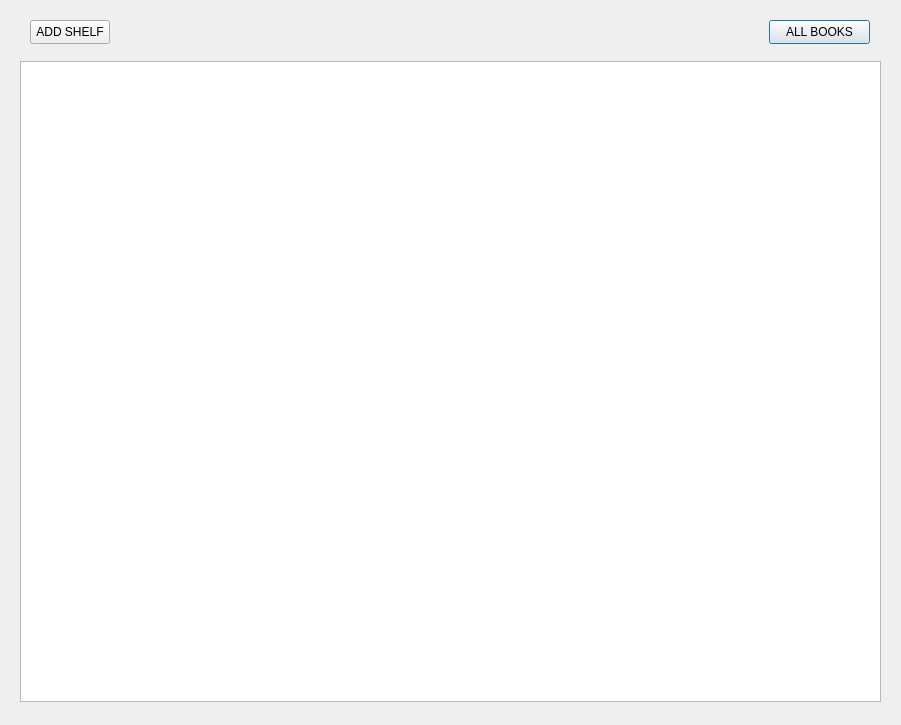
<?xml version="1.0" encoding="UTF-8"?>
<ui version="4.0">
 <class>ShelvesList</class>
 <widget class="QDialog" name="ShelvesList">
  <property name="geometry">
   <rect>
    <x>0</x>
    <y>0</y>
    <width>901</width>
    <height>725</height>
   </rect>
  </property>
  <property name="windowTitle">
   <string>Dialog</string>
  </property>
  <widget class="QPushButton" name="exitButton">
   <property name="geometry">
    <rect>
     <x>769</x>
     <y>20</y>
     <width>101</width>
     <height>24</height>
    </rect>
   </property>
   <property name="text">
    <string>ALL BOOKS</string>
   </property>
  </widget>
  <widget class="QPushButton" name="addShelfBtn">
   <property name="geometry">
    <rect>
     <x>30</x>
     <y>20</y>
     <width>80</width>
     <height>24</height>
    </rect>
   </property>
   <property name="text">
    <string>ADD SHELF</string>
   </property>
  </widget>
  <widget class="QListWidget" name="listWidget">
   <property name="geometry">
    <rect>
     <x>20</x>
     <y>61</y>
     <width>861</width>
     <height>641</height>
    </rect>
   </property>
  </widget>
 </widget>
 <resources/>
 <connections/>
</ui>
